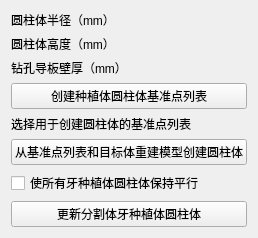
    <widget class="ctkCollapsibleButton" name="dentalImplantsPlanningCollapsibleButton" native="true">
     <property name="text" stdset="0">
      <string>牙齿种植计划</string>
     </property>
     <property name="collapsed" stdset="0">
      <bool>false</bool>
     </property>
     <layout class="QVBoxLayout" name="verticalLayout_6">
      <item>
       <layout class="QFormLayout" name="formLayout_7">
        <property name="leftMargin">
         <number>0</number>
        </property>
        <property name="topMargin">
         <number>0</number>
        </property>
        <item row="0" column="0">
         <widget class="QLabel" name="label_36">
          <property name="text">
           <string>圆柱体半径（mm）</string>
          </property>
         </widget>
        </item>
        <item row="0" column="1">
         <widget class="ctkDoubleSpinBox" name="dentalImplantCylinderRadiusSpinBox" native="true">
          <property name="decimals" stdset="0">
           <number>1</number>
          </property>
          <property name="singleStep" stdset="0">
           <double>0.100000000000000</double>
          </property>
          <property name="value" stdset="0">
           <double>2.000000000000000</double>
          </property>
         </widget>
        </item>
        <item row="1" column="0">
         <widget class="QLabel" name="label_37">
          <property name="text">
           <string>圆柱体高度（mm）</string>
          </property>
         </widget>
        </item>
        <item row="1" column="1">
         <widget class="ctkDoubleSpinBox" name="dentalImplantCylinderHeightSpinBox" native="true">
          <property name="decimals" stdset="0">
           <number>1</number>
          </property>
          <property name="singleStep" stdset="0">
           <double>0.100000000000000</double>
          </property>
          <property name="value" stdset="0">
           <double>14.000000000000000</double>
          </property>
         </widget>
        </item>
        <item row="2" column="0">
         <widget class="QLabel" name="label_38">
          <property name="text">
           <string>钻孔导板壁厚（mm）</string>
          </property>
         </widget>
        </item>
        <item row="2" column="1">
         <widget class="ctkDoubleSpinBox" name="dentalImplantDrillGuideWallSpinBox" native="true">
          <property name="decimals" stdset="0">
           <number>1</number>
          </property>
          <property name="singleStep" stdset="0">
           <double>0.100000000000000</double>
          </property>
          <property name="value" stdset="0">
           <double>3.000000000000000</double>
          </property>
         </widget>
        </item>
       </layout>
      </item>
      <item>
       <widget class="QPushButton" name="createDentalImplantCylindersFiducialListButton">
        <property name="text">
         <string>创建种植体圆柱体基准点列表</string>
        </property>
       </widget>
      </item>
      <item>
       <layout class="QFormLayout" name="formLayout_6">
        <property name="leftMargin">
         <number>0</number>
        </property>
        <property name="topMargin">
         <number>0</number>
        </property>
        <item row="0" column="0">
         <widget class="QLabel" name="label_34">
          <property name="text">
           <string>选择用于创建圆柱体的基准点列表</string>
          </property>
         </widget>
        </item>
        <item row="0" column="1">
         <widget class="qMRMLNodeComboBox" name="dentalImplantFiducialListSelector" native="true">
          <property name="nodeTypes" stdset="0">
           <stringlist>
            <string>vtkMRMLMarkupsFiducialNode</string>
           </stringlist>
          </property>
          <property name="addEnabled" stdset="0">
           <bool>false</bool>
          </property>
          <property name="removeEnabled" stdset="0">
           <bool>false</bool>
          </property>
         </widget>
        </item>
       </layout>
      </item>
      <item>
       <widget class="QPushButton" name="createCylindersFromFiducialListAndNeomandiblePiecesButton">
        <property name="text">
         <string>从基准点列表和目标体重建模型创建圆柱体</string>
        </property>
       </widget>
      </item>
      <item>
       <layout class="QVBoxLayout" name="verticalLayout_7">
        <property name="topMargin">
         <number>0</number>
        </property>
        <item>
         <widget class="QCheckBox" name="makeAllDentalImplanCylindersParallelCheckBox">
          <property name="text">
           <string>使所有牙种植体圆柱体保持平行</string>
          </property>
         </widget>
        </item>
        <item>
         <widget class="ctkCheckablePushButton" name="updateFibulaDentalImplantCylindersButton">
          <property name="text">
           <string>更新分割体牙种植体圆柱体</string>
          </property>
         </widget>
        </item>
       </layout>
      </item>
     </layout>
    </widget>
